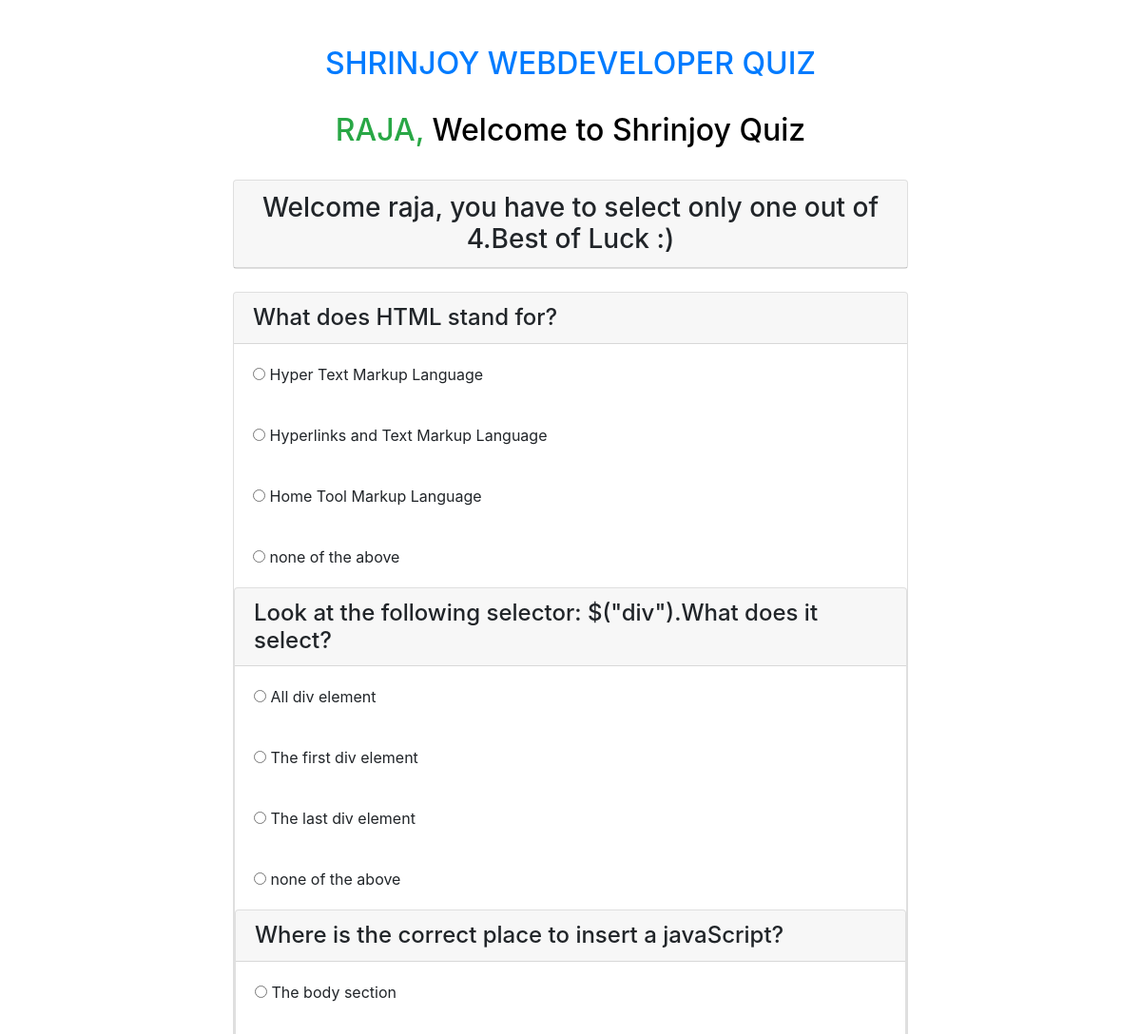
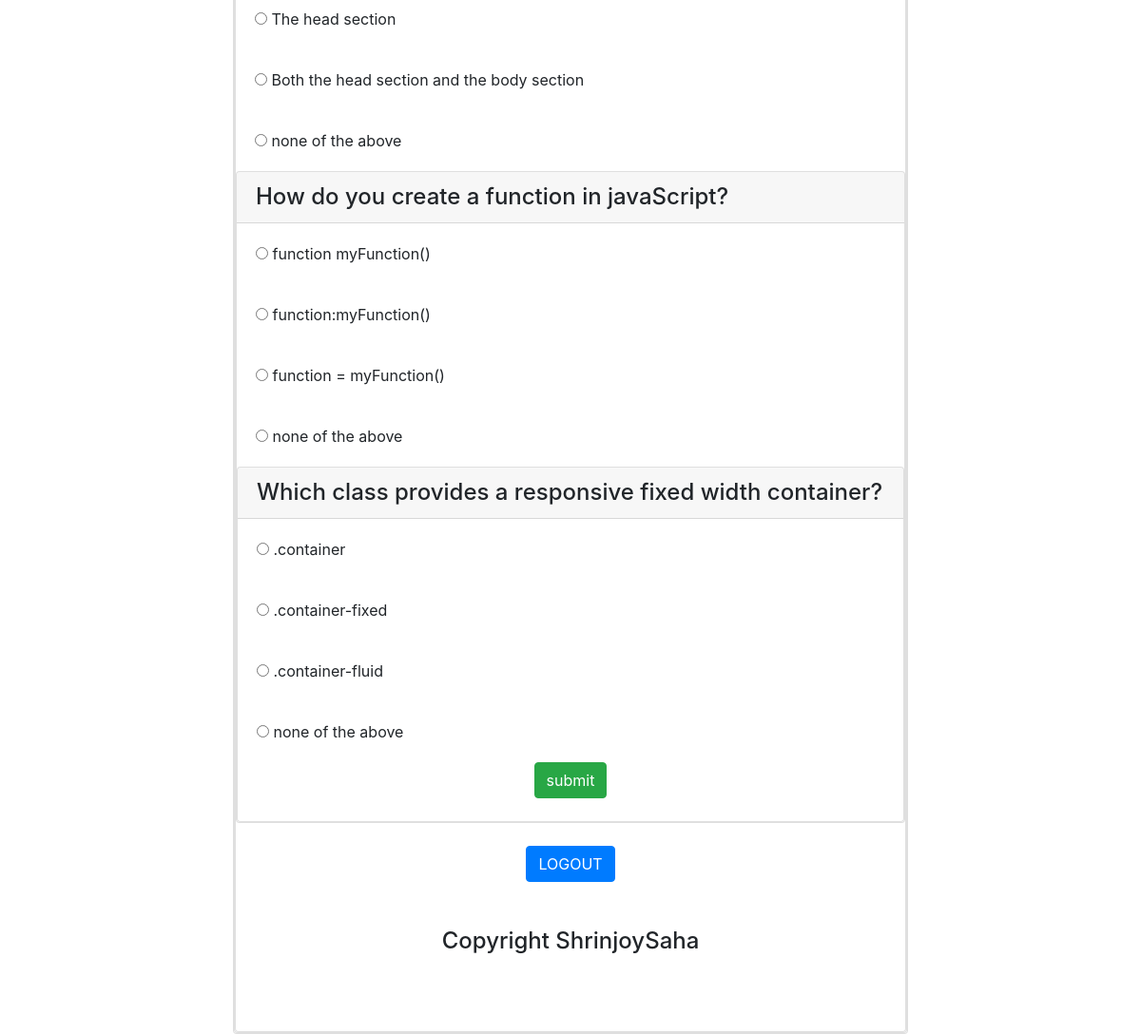
The page /home.php (signed in) on the database its author committed (2 pictures, top to bottom).
### tables this page shows
CREATE TABLE `questions` (
  `qid` int(250) NOT NULL,
  `question` varchar(250) DEFAULT NULL,
  `ans_id` int(250) DEFAULT NULL
);

CREATE TABLE `answers` (
  `aid` int(250) NOT NULL,
  `answer` varchar(250) DEFAULT NULL,
  `ans_id` int(250) DEFAULT NULL
);

### home.php (the view, shortened to what this page needs)
<?php
	$con=mysqli_connect('localhost','root');
	mysqli_select_db($con,'quizdbase');
?>
<!DOCTYPE html>
<html>
<head>
	<link rel="stylesheet" href="https://maxcdn.bootstrapcdn.com/bootstrap/4.0.0/css/bootstrap.min.css">
</head>
<body>
	<div class="container">
		<br><br><h2 class="text-center text-primary  animateuse">SHRINJOY WEBDEVELOPER QUIZ</h2><br>
		<h2 class="text-center text-success" style="text-transform: uppercase;"><?php echo $_SESSION['username'] ?>,<span style="color:black; text-transform: none;"> Welcome to Shrinjoy Quiz<span> </h2><br>
		<div class="col-lg-8 m-auto d-block">
			<div class="card">
				<h3 class="text-center card-header"> Welcome <?php echo $_SESSION['username']?>, you have to select only one out of 4.Best of Luck :) </h3>
			</div><br>
			<form action="check.php" method="post">
				<?php
					for($i=1; $i<6; $i++){
					$q="select * from questions where qid=$i";
					$query=mysqli_query($con,$q);
					while($rows = mysqli_fetch_array($query)){
						?>
						<div class="card">
							<h4 class="card-header"><?php echo $rows['question'] ?></h4>
							<?php
								$q="select * from answers where ans_id=$i";
								$query=mysqli_query($con,$q);
								while($rows = mysqli_fetch_array($query)){
							?>
							<div class="card-body">
								<input type="radio" name="quizcheck[<?php echo $rows['ans_id'];?>]" value="<?php echo $rows['aid']; ?>">
								<?php echo $rows['answer']?>
							</div>
				<?php
					}
				}
				}
				?>
					<input type="submit" name="submit" value="submit" class="btn btn-success m-auto d-block"><br>
			</form>
						</div>
		</div>
		<div class="m-auto d-block">
			<br><a href="logout.php" class="btn btn-primary">LOGOUT</a>
		</div><br>
		<div>
			<br><h4 class="text-center"> Copyright ShrinjoySaha</h4>
		</div><br><br><br>
</body>
</html>

### home.php (style rules this page uses)
.animateuse { animation: leelaanimate 0.5s infinite; }

### rows shown on the page
questions: question "What does HTML stand for?"
answers: answer "Hyper Text Markup Language"
answers: answer "Hyperlinks and Text Markup Language"
answers: answer "Home Tool Markup Language"
answers: answer "none of the above"
questions: question "Look at the following selector: $(\"div\").What does it select?"
answers: answer "All div element"
answers: answer "The first div element"
answers: answer "The last div element"
answers: answer "none of the above"
questions: question "Where is the correct place to insert a javaScript?"
answers: answer "The body section"
answers: answer "The head section"
answers: answer "Both the head section and the body section"
answers: answer "none of the above"
questions: question "How do you create a function in javaScript?"
answers: answer "function myFunction()"
answers: answer "function:myFunction()"
answers: answer "function = myFunction()"
answers: answer "none of the above"
questions: question "Which class provides a responsive fixed width container?"
answers: answer ".container"
answers: answer ".container-fixed"
answers: answer ".container-fluid"
answers: answer "none of the above"

### other values the page prints
$_SESSION['username'] "RAJA"
$_SESSION['username'] "raja"
